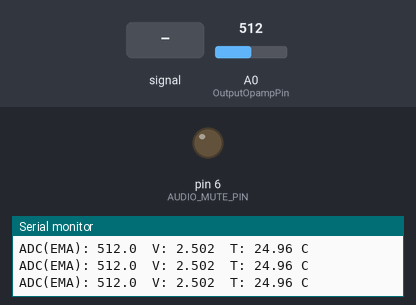
The sketch below on a simulated Arduino Uno, built with avr-gcc and run on an emulated ATmega328P. Shown: output pins drawn as LEDs (lit = HIGH), the last lines printed to the serial monitor. The test bench sets the inputs (shaded band); at power-on: A0 (OutputOpampPin) = 512. The audio player accepts every command and is not drawn.

Above: at 1.2 s.
1.3 s: A0 (OutputOpampPin) fed a 200 Hz sine of ±81 counts around its level
At 2.4 s:
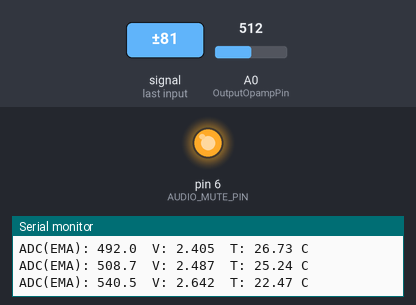
Timing chart, 0 to 9.3 s (numbered marks = the images above; inputs shaded):
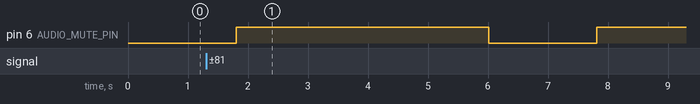

Measured:
- after the input at 1.3 s, pin 6 (AUDIO_MUTE_PIN): LOW → HIGH after 0.50 s, → LOW 4.2 s later, → HIGH 1.8 s later

The sketch:

thermotalker_code_v5_3_Indo_ImprovedCode.ino
```cpp
#include "Talkie.h"
#include "Vocab_ID_Large.h"
Talkie voice;

#include <math.h>

// -----------------------------
// Optional: audio mute control
// Wire your amplifier/booster EN (enable) pin here if available.
// Set to -1 if you don’t have a mute/enable line.
#define AUDIO_MUTE_PIN 6   // <- change to your amp's EN pin; set -1 if none
// -----------------------------

// --- Vocab compatibility shims (avoid name collisions) ---
#ifndef sp2_MINUS_ID
  #ifdef sp2_MINUS
    #define sp2_MINUS_ID sp2_MINUS
  #endif
#endif

#ifndef sp2_LIMA_ID
  #ifdef sp2_LIMA
    #define sp2_LIMA_ID sp2_LIMA
  #endif
#endif

#ifndef sp2_KOMA
  #ifdef sp2_KOMA_ID
    #define sp2_KOMA sp2_KOMA_ID
  #endif
#endif

// If your vocab already includes this word, delete this array.
const uint8_t sp2_TEMPERATURE[] PROGMEM = {
  0x00,0x48,0x6E,0x3E,0x3C,0xDD,0x1C,0x15,0x35,0x29,0xAF,0x6C,0xB4,0xD3,0xF4,0xAC,0x75,0xAA,0x30,0x72,0xD3,0x8B,0xD6,0xA9,0x42,0xDB,0x49,0x0B,0xC9,0xD2,0x92,0x54,0x29,0x95,0x84,0x2E,0x3A,0xB5,0x25,0x14,0xD2,0xD4,0xEA,0xCD,0x16,0x52,0xC0,0x08,0xF7,0xEB,0x5A,0x46,0x1C,0xDA,0xCD,0x24,0x12,0x17,0x31,0x56,0x29,0x2F,0x91,0xDB,0xA4,0x14,0x3C,0xAC,0xD5,0x4A,0x93,0x63,0xB5,0x8C,0x14,0x25,0x4D,0x8E,0x2D,0x3C,0xCD,0xD4,0x34,0x39,0x66,0x8F,0x6C,0x74,0x22,0xE4,0x90,0x25,0xD2,0x20,0x35,0x52,0x42,0x96,0x48,0xA3,0x2C,0x00,0x85,0xEB,0x4A,0xD5,0x24,0xDA,0x04,0x4E,0xA5,0x14,0x3D,0x57,0xEC,0x68,0x53,0x95,0xEB,0x54,0x69,0xA0,0x43,0x11,0xCE,0x17,0xB9,0x85,0x4E,0x41,0xDC,0xDB,0xA3,0x3A,0x2A,0x19,0x8E,0xA8,0xAE,0x6C,0xA8,0x64,0xD9,0xAB,0xAA,0x2A,0x13,0x5A,0xEB,0x24,0xB1,0x24,0x44,0xAA,0x2D,0x84,0xC3,0xA2,0x20,0xA5,0xE6,0x64,0x49,0x8B,0x0C,0x00,0x00,0x00,0x00,0x00,0x00,0x00,0x00,0x00,0x00,0xF0,0x80,0x2E,0xC3
};

// ---------------- Hardware / NTC model ----------------
#define OutputOpampPin A0
#define R_FIXED 10000.0      // 10k series resistor
#define VCC 5.0              // 5V boards; set to 3.3 if using 3V3

// MF52AT-like NTC
#define BETA 3950.0
#define T0   298.15          // 25°C in K
#define R0   10000.0

// ---------------- Fast sampler & filter ----------------
// We’ll read as fast as analogRead allows (~100 µs/sample on AVR),
// then apply an EMA to stabilize but keep responsiveness.
const float EMA_ALPHA = 0.20f;           // 0..1; higher = faster
float emaAdc = -1.0f;                    // initialized on first sample

// --------- Latency reduction knobs (prediction + preemption) ---------
const float SLOPE_FAST_THRESH = 0.40f;        // degC/s: above this, treat as "moving"
const float LEAD_TIME_S        = 0.60f;       // seconds to predict ahead
const float PREEMPT_DELTA_C    = 0.30f;       // abort speaking if drift exceeds this
const unsigned long CHECK_PERIOD_MS = 120;    // detection cadence (faster than before)
const unsigned long MIN_SPEAK_INTERVAL_MS = 1800; // avoid chattiness

// For legacy edge detection thresholds
const float ReferencePrecisionFall = 0.07f;   // announce on sufficient drop
const float ReferencePrecisionRise = 0.01f;   // announce when rising run detected

// Temperature state
float lastT = NAN;               // last temp (°C)
float prevT = NAN;               // previous temp (°C)
float prevPrevT = NAN;           // 2-back temp (°C)
unsigned long lastCheck = 0;
unsigned long lastSpoken = 0;

// Small ring buffer for slope estimation
struct TSample { float T; unsigned long ms; };
TSample tbuf[8];  // ~8 recent points
uint8_t tbi = 0;

// ---------------- Utilities ----------------
static inline float clampF(float x, float lo, float hi){ return x<lo?lo:(x>hi?hi:x); }
static inline void audioMute(bool on) { if (AUDIO_MUTE_PIN >= 0) digitalWrite(AUDIO_MUTE_PIN, on ? LOW : HIGH); }

// ---------------- Indonesian numbers ----------------
void sayUnder20(int n) {
  switch (n) {
    case 0: voice.say(sp2_NOL); break;
    case 1: voice.say(sp2_SATU); break;
    case 2: voice.say(sp2_DUA); break;
    case 3: voice.say(sp2_TIGA); break;
    case 4: voice.say(sp2_EMPAT); break;
    case 5: voice.say(sp2_LIMA_ID); break;
    case 6: voice.say(sp2_ENAM); break;
    case 7: voice.say(sp2_TUJUH); break;
    case 8: voice.say(sp2_DELAPAN); break;
    case 9: voice.say(sp2_SEMBILAN); break;
    case 10: voice.say(sp2_SEPULUH); break;
    case 11: voice.say(sp2_SEBELAS); break;
    case 12: voice.say(sp2_DUABELAS); break;
    case 13: voice.say(sp2_TIGABELAS); break;
    case 14: voice.say(sp2_EMPATBELAS); break;
    case 15: voice.say(sp2_LIMABELAS); break;
    case 16: voice.say(sp2_ENAMBELAS); break;
    case 17: voice.say(sp2_TUJUHBELAS); break;
    case 18: voice.say(sp2_DELAPANBELAS); break;
    case 19: voice.say(sp2_SEMBILANBELAS); break;
  }
}

void sayNumber(long n) {
  if (n < 0) { voice.say(sp2_MINUS_ID); sayNumber(-n); return; }
  if (n == 0) { voice.say(sp2_NOL); return; }

  // thousands removed for brevity; add back if you ever need >999 readings
  if (n >= 100) {
    long ratus = n / 100;
    if (ratus == 1) voice.say(sp2_SERATUS);
    else            { sayNumber(ratus); voice.say(sp2_RATUS); }
    n %= 100;
  }
  if (n >= 20) {
    int puluh = n / 10;
    switch (puluh) {
      case 2: voice.say(sp2_DUA); break;
      case 3: voice.say(sp2_TIGA); break;
      case 4: voice.say(sp2_EMPAT); break;
      case 5: voice.say(sp2_LIMA_ID); break;
      case 6: voice.say(sp2_ENAM); break;
      case 7: voice.say(sp2_TUJUH); break;
      case 8: voice.say(sp2_DELAPAN); break;
      case 9: voice.say(sp2_SEMBILAN); break;
    }
    voice.say(sp2_PULUH);
    n %= 10;
  }
  if (n > 0 && n < 20) sayUnder20((int)n);
}

// ----------- Thermistor conversion -----------
float adcToCelsius(float adcVal /*0..1023*/) {
  // ADC -> Vout
  float vAdc = (adcVal * VCC) / 1023.0f;
  vAdc = clampF(vAdc, 0.001f, VCC - 0.001f);      // stability

  // Divider: top R_FIXED, bottom NTC -> Vout at node
  float R_therm = R_FIXED * vAdc / (VCC - vAdc);
  R_therm = fmaxf(R_therm, 1.0f);

  float invT = (1.0f / T0) + (1.0f / BETA) * logf(R_therm / R0);
  float tK   = 1.0f / invT;
  return tK - 273.15f;
}

// -------- Prediction & slope helpers --------
float calcSlopeDegPerSec() {
  // Use newest (tbi-1) and ~3 slots behind (~0.4–0.8 s span depending on your loop rate)
  int i2 = (int)tbi - 1; if (i2 < 0) i2 += 8;
  int i1 = i2 - 3;       if (i1 < 0) i1 += 8;

  unsigned long dt_ms = (tbuf[i2].ms - tbuf[i1].ms);
  if (dt_ms < 150) return 0.0f; // not enough span yet

  float dT = tbuf[i2].T - tbuf[i1].T;
  return dT * 1000.0f / (float)dt_ms;
}

float predictTempAhead(float Tnow, float slope_degps, float lead_s) {
  float Tp = Tnow + slope_degps * lead_s;
  if (Tp < -40) Tp = -40; if (Tp > 150) Tp = 150;
  return Tp;
}

// -------- Preemptable, adaptive speech --------
void sayTemperatureAdaptive(float T_target, bool sayLabel, bool oneDecimalWhenMoving) {
  // Choose decimals
  float tRounded = oneDecimalWhenMoving
                   ? roundf(T_target * 10.0f) / 10.0f
                   : roundf(T_target * 100.0f) / 100.0f;

  long  intPart  = (long) tRounded;
  int   decPart  = (int) roundf(fabsf(tRounded - (float)intPart) * (oneDecimalWhenMoving ? 10.0f : 100.0f));

  audioMute(false);

  // // Token 1: optional "temperature"
  // if (sayLabel) {
  //   voice.say(sp2_TEMPERATURE);
  //   voice.stop(); delay(2);
  //   if (fabsf(tbuf[(tbi+7)&7].T - T_target) > PREEMPT_DELTA_C) { audioMute(true); return; }
  // }

  // Token 2: integer part
  sayNumber(intPart);
  voice.stop(); delay(2);
  if (fabsf(tbuf[(tbi+7)&7].T - T_target) > PREEMPT_DELTA_C) { audioMute(true); return; }

  // Token 3: decimals (respect "nol" for leading zero)
  if (decPart > 0) {
    voice.say(sp2_KOMA);
    if (decPart < 10) { voice.say(sp2_NOL); sayNumber(decPart); }
    else { sayNumber(decPart); }
    voice.stop(); delay(2);
    if (fabsf(tbuf[(tbi+7)&7].T - T_target) > PREEMPT_DELTA_C) { audioMute(true); return; }
  }

  // Token 4: "celsius"
  voice.say(sp2_CELSIUS);
  voice.stop();
  delay(6); // tiny settle
  audioMute(true);
}

// ----------- Detection logic (predictive & adaptive) -----------
void tryAnnounce(float curT) {
  unsigned long now = millis();
  if (now - lastCheck < CHECK_PERIOD_MS) return;
  lastCheck = now;

  prevPrevT = prevT; prevT = lastT; lastT = curT;

  if (isnan(prevT) || isnan(prevPrevT)) return;
  if (now - lastSpoken < MIN_SPEAK_INTERVAL_MS) return;

  bool fallTrig = (prevT - curT) > ReferencePrecisionFall;
  bool riseTrig = (prevPrevT < prevT) && (prevT < curT) && ((prevT - prevPrevT) > ReferencePrecisionRise);

  if (!(fallTrig || riseTrig)) {
    // Optional: instant speak on a big jump
    if (fabsf(prevT - curT) > 0.8f && (now - lastSpoken) > 500) {
      float slopeI = calcSlopeDegPerSec();
      float TpredI = predictTempAhead(curT, slopeI, LEAD_TIME_S);
      sayTemperatureAdaptive(TpredI, true, true);
      lastSpoken = millis();
    }
    return;
  }

  float slope = calcSlopeDegPerSec();
  float Tpred = predictTempAhead(curT, slope, LEAD_TIME_S);

  bool moving   = fabsf(slope) >= SLOPE_FAST_THRESH;
  bool sayLabel = !moving;     // omit "temperature" when moving to save time
  bool oneDec   = moving;      // 1 decimal when moving, 2 when stable

  sayTemperatureAdaptive(Tpred, sayLabel, oneDec);
  lastSpoken = millis();
}

// ---------------- Arduino lifecycle ----------------
void setup() {
  Serial.begin(9600);
  if (AUDIO_MUTE_PIN >= 0) { pinMode(AUDIO_MUTE_PIN, OUTPUT); audioMute(true); }
  Serial.println("ThermoTalker predictive fast mode ready");
}

void loop() {
  // Fast raw sample
  int raw = analogRead(OutputOpampPin);

  // EMA filter (fast & responsive)
  if (emaAdc < 0) emaAdc = raw; else emaAdc = (EMA_ALPHA * raw) + (1.0f - EMA_ALPHA) * emaAdc;

  // Convert
  float tC = adcToCelsius(emaAdc);

  // Store into the ring buffer for slope estimation
  tbuf[tbi].T  = tC;
  tbuf[tbi].ms = millis();
  tbi = (tbi + 1) & 7; // wrap 0..7

  // Throttled serial print
  static unsigned long lastPrint = 0;
  unsigned long now = millis();
  if (now - lastPrint > 150) {
    float vAdc = (emaAdc * VCC) / 1023.0f;
    Serial.print("ADC(EMA): "); Serial.print(emaAdc, 1);
    Serial.print("  V: "); Serial.print(vAdc, 3);
    Serial.print("  T: "); Serial.print(tC, 2);
    Serial.println(" C");
    lastPrint = now;
  }

  // Predictive, preemptable announce
  tryAnnounce(tC);

  // No fixed delays → ultra responsive loop
}
```

Vocab_ID_Large.h
```cpp
#ifndef _TALKIE_VOCAB_ID_LARGE_H
#define _TALKIE_VOCAB_ID_LARGE_H
#include <Arduino.h>

// Indonesian numbers vocab for Talkie

extern const uint8_t sp2_BELAS[] PROGMEM;
extern const uint8_t sp2_CELSIUS[] PROGMEM;
extern const uint8_t sp2_DELAPAN[] PROGMEM;
extern const uint8_t sp2_DELAPANBELAS[] PROGMEM;
extern const uint8_t sp2_DELAPANPULUH[] PROGMEM;
extern const uint8_t sp2_DUA[] PROGMEM;
extern const uint8_t sp2_DUABELAS[] PROGMEM;
extern const uint8_t sp2_DUAPULUH[] PROGMEM;
extern const uint8_t sp2_EMPAT[] PROGMEM;
extern const uint8_t sp2_EMPATBELAS[] PROGMEM;
extern const uint8_t sp2_EMPATPULUH[] PROGMEM;
extern const uint8_t sp2_ENAM[] PROGMEM;
extern const uint8_t sp2_ENAMBELAS[] PROGMEM;
extern const uint8_t sp2_ENAMPULUH[] PROGMEM;
extern const uint8_t sp2_JUTA[] PROGMEM;
extern const uint8_t sp2_KOMA[] PROGMEM;
extern const uint8_t sp2_LIMA_ID[] PROGMEM;
extern const uint8_t sp2_LIMABELAS[] PROGMEM;
extern const uint8_t sp2_LIMAPULUH[] PROGMEM;
extern const uint8_t sp2_MINUS_ID[] PROGMEM;
extern const uint8_t sp2_NOL[] PROGMEM;
extern const uint8_t sp2_PULUH[] PROGMEM;
extern const uint8_t sp2_RATUS[] PROGMEM;
extern const uint8_t sp2_RIBU[] PROGMEM;
extern const uint8_t sp2_SATU[] PROGMEM;
extern const uint8_t sp2_SEBELAS[] PROGMEM;
extern const uint8_t sp2_SEMBILAN[] PROGMEM;
extern const uint8_t sp2_SEMBILANBELAS[] PROGMEM;
extern const uint8_t sp2_SEMBILANPULUH[] PROGMEM;
extern const uint8_t sp2_SEPULUH[] PROGMEM;
extern const uint8_t sp2_SERATUS[] PROGMEM;
extern const uint8_t sp2_TIGA[] PROGMEM;
extern const uint8_t sp2_TIGABELAS[] PROGMEM;
extern const uint8_t sp2_TIGAPULUH[] PROGMEM;
extern const uint8_t sp2_TUJUH[] PROGMEM;
extern const uint8_t sp2_TUJUHBELAS[] PROGMEM;
extern const uint8_t sp2_TUJUHPULUH[] PROGMEM;

#endif // _TALKIE_VOCAB_ID_LARGE_H
```

Source omitted: b_ID_large.cpp (data table, 59974 bytes)
